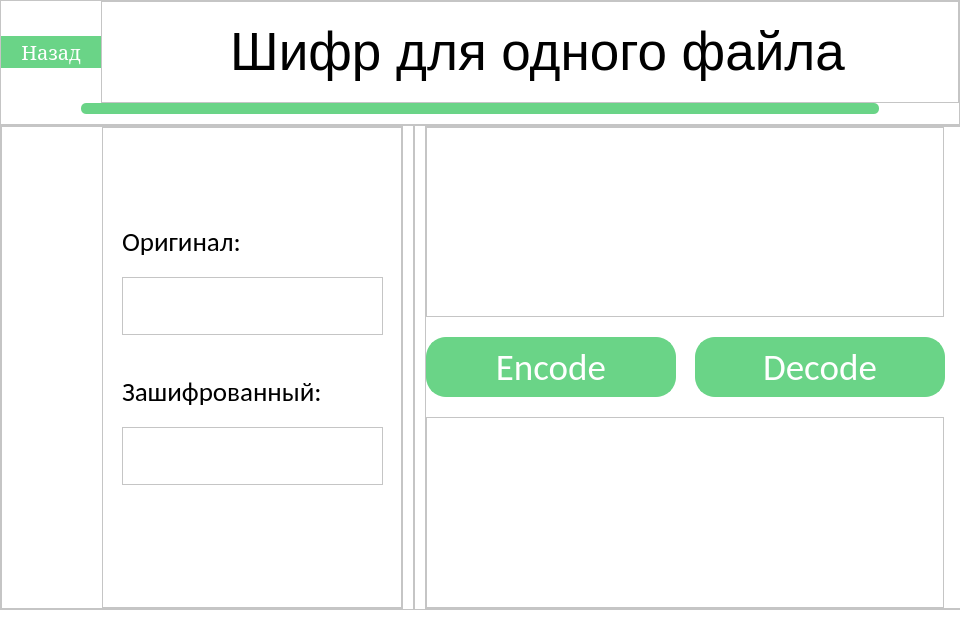
<?xml version="1.0" encoding="UTF-8"?>
<ui version="4.0">
 <class>Invoices</class>
 <widget class="QDialog" name="Invoices">
  <property name="geometry">
   <rect>
    <x>0</x>
    <y>0</y>
    <width>960</width>
    <height>620</height>
   </rect>
  </property>
  <property name="minimumSize">
   <size>
    <width>960</width>
    <height>620</height>
   </size>
  </property>
  <property name="font">
   <font>
    <family>Bauhaus 93</family>
    <pointsize>72</pointsize>
   </font>
  </property>
  <property name="windowTitle">
   <string>Invoices</string>
  </property>
  <property name="styleSheet">
   <string notr="true">background: rgb(255, 255, 255);
background-position: center;</string>
  </property>
  <layout class="QVBoxLayout" name="verticalLayout_2">
   <property name="spacing">
    <number>0</number>
   </property>
   <property name="leftMargin">
    <number>0</number>
   </property>
   <property name="topMargin">
    <number>0</number>
   </property>
   <property name="rightMargin">
    <number>0</number>
   </property>
   <property name="bottomMargin">
    <number>0</number>
   </property>
   <item>
    <layout class="QVBoxLayout" name="verticalLayout">
     <item>
      <widget class="QFrame" name="frame">
       <property name="frameShape">
        <enum>QFrame::StyledPanel</enum>
       </property>
       <property name="frameShadow">
        <enum>QFrame::Raised</enum>
       </property>
       <layout class="QVBoxLayout" name="verticalLayout_7">
        <property name="spacing">
         <number>0</number>
        </property>
        <property name="leftMargin">
         <number>0</number>
        </property>
        <property name="topMargin">
         <number>0</number>
        </property>
        <property name="rightMargin">
         <number>0</number>
        </property>
        <property name="bottomMargin">
         <number>0</number>
        </property>
        <item>
         <layout class="QVBoxLayout" name="verticalLayout_6">
          <item>
           <layout class="QHBoxLayout" name="horizontalLayout_8">
            <item>
             <widget class="QPushButton" name="backButton">
              <property name="maximumSize">
               <size>
                <width>100</width>
                <height>16777215</height>
               </size>
              </property>
              <property name="font">
               <font>
                <family>MS Serif</family>
                <pointsize>15</pointsize>
               </font>
              </property>
              <property name="styleSheet">
               <string notr="true">
QPushButton{
background-color: #6ad487;
border-radius: 20;
color: white; 

border: 2px solid #6ad487;
}

QPushButton:hover {

	
	
	border-color: rgb(255, 255, 255);
	font: 17pt &quot;MS Serif&quot;;
}

</string>
              </property>
              <property name="text">
               <string>Назад</string>
              </property>
             </widget>
            </item>
            <item>
             <widget class="QFrame" name="frame_6">
              <property name="frameShape">
               <enum>QFrame::StyledPanel</enum>
              </property>
              <property name="frameShadow">
               <enum>QFrame::Raised</enum>
              </property>
              <layout class="QVBoxLayout" name="verticalLayout_9">
               <property name="spacing">
                <number>0</number>
               </property>
               <property name="leftMargin">
                <number>20</number>
               </property>
               <property name="topMargin">
                <number>20</number>
               </property>
               <property name="rightMargin">
                <number>5</number>
               </property>
               <property name="bottomMargin">
                <number>20</number>
               </property>
               <item>
                <widget class="QLabel" name="label">
                 <property name="font">
                  <font>
                   <pointsize>40</pointsize>
                  </font>
                 </property>
                 <property name="text">
                  <string>Шифр для одного файла</string>
                 </property>
                 <property name="alignment">
                  <set>Qt::AlignCenter</set>
                 </property>
                </widget>
               </item>
              </layout>
             </widget>
            </item>
           </layout>
          </item>
         </layout>
        </item>
        <item>
         <layout class="QVBoxLayout" name="verticalLayout_5">
          <property name="spacing">
           <number>0</number>
          </property>
          <property name="leftMargin">
           <number>80</number>
          </property>
          <property name="rightMargin">
           <number>80</number>
          </property>
          <property name="bottomMargin">
           <number>10</number>
          </property>
          <item alignment="Qt::AlignVCenter">
           <widget class="QFrame" name="frame_7">
            <property name="minimumSize">
             <size>
              <width>0</width>
              <height>11</height>
             </size>
            </property>
            <property name="maximumSize">
             <size>
              <width>16777215</width>
              <height>0</height>
             </size>
            </property>
            <property name="styleSheet">
             <string notr="true">background-color: #6ad487;
border-radius: 5;
color: white; 
</string>
            </property>
            <property name="frameShape">
             <enum>QFrame::StyledPanel</enum>
            </property>
            <property name="frameShadow">
             <enum>QFrame::Raised</enum>
            </property>
            <layout class="QVBoxLayout" name="verticalLayout_8">
             <property name="spacing">
              <number>0</number>
             </property>
             <property name="leftMargin">
              <number>80</number>
             </property>
             <property name="topMargin">
              <number>10</number>
             </property>
             <property name="rightMargin">
              <number>80</number>
             </property>
             <property name="bottomMargin">
              <number>20</number>
             </property>
            </layout>
           </widget>
          </item>
         </layout>
        </item>
       </layout>
      </widget>
     </item>
    </layout>
   </item>
   <item>
    <layout class="QHBoxLayout" name="horizontalLayout">
     <property name="spacing">
      <number>10</number>
     </property>
     <property name="bottomMargin">
      <number>10</number>
     </property>
     <item alignment="Qt::AlignHCenter">
      <widget class="QFrame" name="frame_2">
       <property name="frameShape">
        <enum>QFrame::StyledPanel</enum>
       </property>
       <property name="frameShadow">
        <enum>QFrame::Raised</enum>
       </property>
       <layout class="QHBoxLayout" name="horizontalLayout_4">
        <property name="spacing">
         <number>10</number>
        </property>
        <property name="leftMargin">
         <number>0</number>
        </property>
        <property name="topMargin">
         <number>0</number>
        </property>
        <property name="rightMargin">
         <number>0</number>
        </property>
        <property name="bottomMargin">
         <number>0</number>
        </property>
        <item>
         <layout class="QHBoxLayout" name="horizontalLayout_2">
          <item>
           <widget class="QFrame" name="frame_3">
            <property name="frameShape">
             <enum>QFrame::StyledPanel</enum>
            </property>
            <property name="frameShadow">
             <enum>QFrame::Raised</enum>
            </property>
            <layout class="QHBoxLayout" name="horizontalLayout_5">
             <property name="spacing">
              <number>10</number>
             </property>
             <property name="leftMargin">
              <number>100</number>
             </property>
             <property name="topMargin">
              <number>0</number>
             </property>
             <property name="rightMargin">
              <number>0</number>
             </property>
             <property name="bottomMargin">
              <number>0</number>
             </property>
             <item>
              <layout class="QVBoxLayout" name="verticalLayout_10">
               <item>
                <widget class="QFrame" name="frame_8">
                 <property name="minimumSize">
                  <size>
                   <width>300</width>
                   <height>0</height>
                  </size>
                 </property>
                 <property name="frameShape">
                  <enum>QFrame::StyledPanel</enum>
                 </property>
                 <property name="frameShadow">
                  <enum>QFrame::Raised</enum>
                 </property>
                 <widget class="QTextEdit" name="origFileEdit">
                  <property name="geometry">
                   <rect>
                    <x>20</x>
                    <y>150</y>
                    <width>261</width>
                    <height>58</height>
                   </rect>
                  </property>
                  <property name="minimumSize">
                   <size>
                    <width>0</width>
                    <height>58</height>
                   </size>
                  </property>
                  <property name="maximumSize">
                   <size>
                    <width>16777215</width>
                    <height>58</height>
                   </size>
                  </property>
                 </widget>
                 <widget class="QLabel" name="label_3">
                  <property name="geometry">
                   <rect>
                    <x>20</x>
                    <y>90</y>
                    <width>150</width>
                    <height>50</height>
                   </rect>
                  </property>
                  <property name="font">
                   <font>
                    <family>Calibri</family>
                    <pointsize>20</pointsize>
                   </font>
                  </property>
                  <property name="text">
                   <string>Оригинал:</string>
                  </property>
                 </widget>
                 <widget class="QLabel" name="label_4">
                  <property name="geometry">
                   <rect>
                    <x>20</x>
                    <y>240</y>
                    <width>211</width>
                    <height>50</height>
                   </rect>
                  </property>
                  <property name="font">
                   <font>
                    <family>Calibri</family>
                    <pointsize>20</pointsize>
                   </font>
                  </property>
                  <property name="text">
                   <string>Зашифрованный:</string>
                  </property>
                 </widget>
                 <widget class="QTextEdit" name="processedFileEdit">
                  <property name="geometry">
                   <rect>
                    <x>20</x>
                    <y>300</y>
                    <width>261</width>
                    <height>58</height>
                   </rect>
                  </property>
                  <property name="minimumSize">
                   <size>
                    <width>0</width>
                    <height>58</height>
                   </size>
                  </property>
                  <property name="maximumSize">
                   <size>
                    <width>16777215</width>
                    <height>58</height>
                   </size>
                  </property>
                 </widget>
                </widget>
               </item>
              </layout>
             </item>
            </layout>
           </widget>
          </item>
         </layout>
        </item>
        <item>
         <layout class="QVBoxLayout" name="verticalLayout_3">
          <item>
           <widget class="QFrame" name="frame_4">
            <property name="frameShape">
             <enum>QFrame::StyledPanel</enum>
            </property>
            <property name="frameShadow">
             <enum>QFrame::Raised</enum>
            </property>
            <layout class="QVBoxLayout" name="verticalLayout_4">
             <property name="spacing">
              <number>0</number>
             </property>
             <property name="leftMargin">
              <number>0</number>
             </property>
             <property name="topMargin">
              <number>0</number>
             </property>
             <property name="rightMargin">
              <number>0</number>
             </property>
             <property name="bottomMargin">
              <number>0</number>
             </property>
            </layout>
           </widget>
          </item>
         </layout>
        </item>
        <item>
         <layout class="QHBoxLayout" name="horizontalLayout_3">
          <item>
           <widget class="QFrame" name="frame_5">
            <property name="minimumSize">
             <size>
              <width>620</width>
              <height>0</height>
             </size>
            </property>
            <property name="frameShape">
             <enum>QFrame::StyledPanel</enum>
            </property>
            <property name="frameShadow">
             <enum>QFrame::Raised</enum>
            </property>
            <layout class="QHBoxLayout" name="horizontalLayout_6">
             <property name="spacing">
              <number>20</number>
             </property>
             <property name="leftMargin">
              <number>0</number>
             </property>
             <property name="topMargin">
              <number>0</number>
             </property>
             <property name="rightMargin">
              <number>100</number>
             </property>
             <property name="bottomMargin">
              <number>0</number>
             </property>
             <item>
              <layout class="QVBoxLayout" name="verticalLayout_11">
               <item>
                <widget class="QTextEdit" name="textEdit"/>
               </item>
               <item>
                <layout class="QHBoxLayout" name="horizontalLayout_7">
                 <item>
                  <widget class="QPushButton" name="encodeButton">
                   <property name="minimumSize">
                    <size>
                     <width>250</width>
                     <height>60</height>
                    </size>
                   </property>
                   <property name="maximumSize">
                    <size>
                     <width>250</width>
                     <height>60</height>
                    </size>
                   </property>
                   <property name="font">
                    <font>
                     <family>Calibri</family>
                     <pointsize>28</pointsize>
                    </font>
                   </property>
                   <property name="styleSheet">
                    <string notr="true">
QPushButton{
background-color: #6ad487;
border-radius: 20;
color: white; 

border: 2px solid #6ad487;
}

QPushButton:hover {

	
	
	border-color: rgb(255, 255, 255);
	font: 28pt &quot;Broadway&quot;;
}

</string>
                   </property>
                   <property name="text">
                    <string>Encode</string>
                   </property>
                  </widget>
                 </item>
                 <item>
                  <widget class="QPushButton" name="decodeButton">
                   <property name="minimumSize">
                    <size>
                     <width>250</width>
                     <height>60</height>
                    </size>
                   </property>
                   <property name="maximumSize">
                    <size>
                     <width>250</width>
                     <height>16777215</height>
                    </size>
                   </property>
                   <property name="font">
                    <font>
                     <family>Calibri</family>
                     <pointsize>28</pointsize>
                    </font>
                   </property>
                   <property name="styleSheet">
                    <string notr="true">
QPushButton{
background-color: #6ad487;
border-radius: 20;
color: white; 

border: 2px solid #6ad487;
}

QPushButton:hover {

	
	
	border-color: rgb(255, 255, 255);
	font: 28pt &quot;Broadway&quot;;
}

</string>
                   </property>
                   <property name="text">
                    <string>Decode</string>
                   </property>
                  </widget>
                 </item>
                </layout>
               </item>
               <item>
                <widget class="QTextEdit" name="resultEdit"/>
               </item>
              </layout>
             </item>
            </layout>
           </widget>
          </item>
         </layout>
        </item>
       </layout>
      </widget>
     </item>
    </layout>
   </item>
  </layout>
 </widget>
 <resources/>
 <connections/>
</ui>
